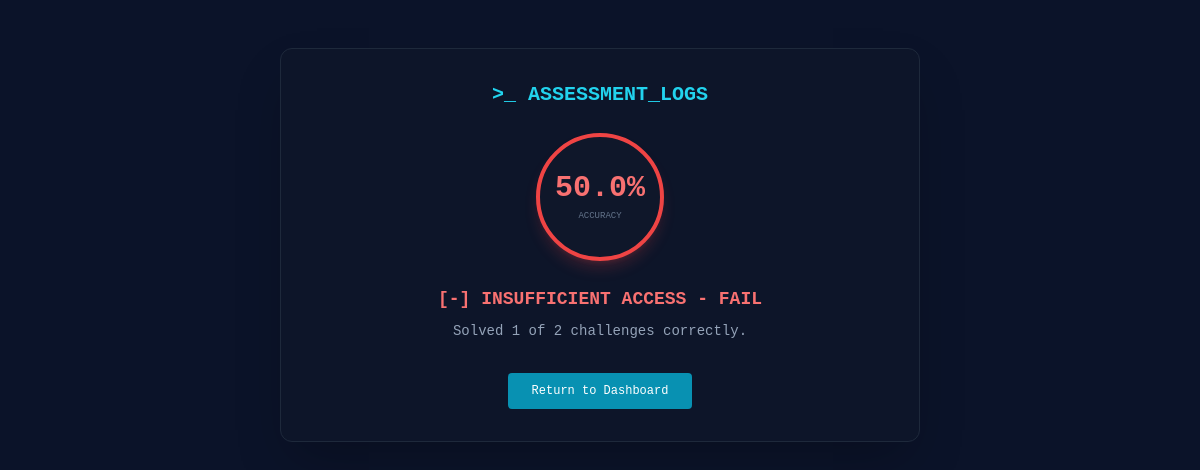
The page /results/1 (signed in) on the database its author committed.
### app.py (models this page shows)
class Score(db.Model):
    id = db.Column(db.Integer, primary_key=True)
    user_id = db.Column(db.Integer, db.ForeignKey('user.id'), nullable=False)
    category_id = db.Column(db.Integer, db.ForeignKey('quiz_category.id'), nullable=False)
    score_value = db.Column(db.Integer, nullable=False)
    total_questions = db.Column(db.Integer, nullable=False)
    percentage = db.Column(db.Float, nullable=False)
    completed_at = db.Column(db.DateTime, default=datetime.utcnow)

### app.py (the view)
@app.route('/results/<int:score_id>')
@login_required
def results(score_id):
    score = Score.query.get_or_404(score_id)
    if score.user_id != g.user.id:
        return redirect(url_for('dashboard'))
    category = QuizCategory.query.get(score.category_id)
    questions = Question.query.filter_by(category_id=score.category_id).all()
    return render_template('results.html', score=score, category=category, questions=questions)

### app.py (called while the page is built)
@app.after_request
def add_security_headers(response):
    response.headers['X-Frame-Options'] = 'DENY'
    response.headers['X-Content-Type-Options'] = 'nosniff'
    response.headers['X-XSS-Protection'] = '1; mode=block'
    response.headers['Content-Security-Policy'] = (
        "default-src 'self'; "
        "script-src 'self' 'unsafe-inline' https://cdn.tailwindcss.com; "
        "style-src 'self' 'unsafe-inline' https://cdnjs.cloudflare.com; "
        "font-src 'self' https://cdnjs.cloudflare.com; "
        "frame-ancestors 'none';"
    )
    return response

@app.before_request
def load_logged_in_user():
    user_id = session.get('user_id')
    if user_id is None:
        g.user = None
    else:
        g.user = User.query.get(user_id)

def login_required(view):
    import functools
    @functools.wraps(view)
    def wrapped_view(**kwargs):
        if g.user is None:
            flash('Access Denied! Please login first.', 'danger')
            return redirect(url_for('login'))
        return view(**kwargs)
    return wrapped_view

### templates/results.html (shortened to what this page needs)
<!DOCTYPE html>
<html lang="en">
<head>
    <script src="https://cdn.tailwindcss.com"></script>
    <link rel="stylesheet" href="https://cdnjs.cloudflare.com/ajax/libs/font-awesome/6.4.0/css/all.min.css">
</head>
<body class="bg-[#0b1329] text-slate-100 font-sans min-h-screen">
    <div class="max-w-2xl mx-auto px-4 py-12">
        <div class="bg-slate-900/60 border border-slate-800 rounded-xl p-8 text-center shadow-2xl">
            <h2 class="text-xl font-bold font-mono text-cyan-400 mb-6">&gt;_ ASSESSMENT_LOGS</h2>
            <div class="w-32 h-32 rounded-full border-4 flex flex-col justify-center items-center mx-auto mb-6 bg-slate-900
                {% if score.percentage >= 70 %}border-emerald-500 shadow-lg shadow-emerald-500/20
                {% else %}border-red-500 shadow-lg shadow-red-500/20{% endif %}">
                <span class="text-3xl font-mono font-bold
                    {% if score.percentage >= 70 %}text-emerald-400{% else %}text-red-400{% endif %}">
                    {{ score.percentage }}%
                </span>
                <span class="text-[9px] uppercase font-mono text-slate-500 mt-1">Accuracy</span>
            </div>
            <h3 class="text-lg font-mono font-bold mb-2
                {% if score.percentage >= 70 %}text-emerald-400{% else %}text-red-400{% endif %}">
                {% if score.percentage >= 70 %}
                    [+] SYSTEM COMPROMISED - PASS
                {% else %}
                    [-] INSUFFICIENT ACCESS - FAIL
                {% endif %}
            </h3>
            <p class="text-sm text-slate-400 mb-8 font-mono">Solved {{ score.score_value }} of {{ score.total_questions }} challenges correctly.</p>
            <a href="{{ url_for('dashboard') }}" class="bg-cyan-600 hover:bg-cyan-500 text-white font-mono text-xs px-6 py-2.5 rounded transition inline-block">
                Return to Dashboard
            </a>
        </div>
    </div>
</body>
</html>

### rows shown on the page
Score: percentage "50.0", score_value "1", total_questions "2"
